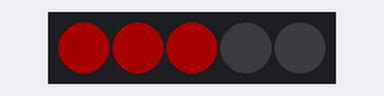
A program run on a simulated Raspberry Pi Pico running MicroPython. On the bench: 5 RGB LEDs in strip order, left to right. Dim RGB values are drawn brighter than linear.

Above: at 0.16 s.
At 5.44 s:
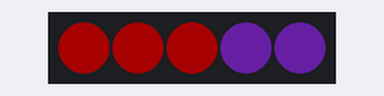
At 10.12 s:
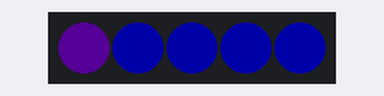
At 19.93 s:
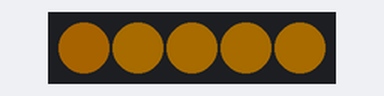
At 29.89 s:
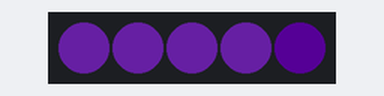
At 39.86 s:
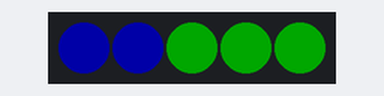
Timing chart, 0 to 40.0 s (numbered marks = the images above):
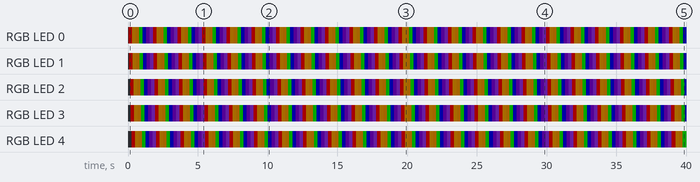

Measured:
- by itself, RGB LED 0–4: repeats every 1.8 s: RGB(42, 27, 0) 0.25 s, RGB(42, 25, 0) 0.25 s, RGB(0, 42, 0) 0.25 s, RGB(0, 0, 42) 0.25 s, RGB(12, 0, 21) 0.25 s, RGB(23, 7, 37) 0.25 s, RGB(42, 0, 0) 0.25 s

The program:

NeoPixel_Demo.py
```python
import time
from neopixel import Neopixel

numpix = 5
# El pin es lógico, es decir 15 hace referencia
# al GPIO15, que está en el pin 20 de la placa
strip = Neopixel(numpix, 0, 15, "RGB")

red = (255, 0, 0)
orange = (255, 165, 0)
yellow = (255, 150, 0)
green = (0, 255, 0)
blue = (0, 0, 255)
indigo = (75, 0, 130)
violet = (138, 43, 226)
colors_rgb = (red, orange, yellow, green, blue, indigo, violet)

# uncomment colors_rgb if you have RGB strip
colors = colors_rgb
#colors = colors_rgbw

strip.brightness(42)

while True:
    for color in colors:
        for i in range(numpix):
            strip.set_pixel(i, color)
            time.sleep(0.05)
            strip.show()
```
